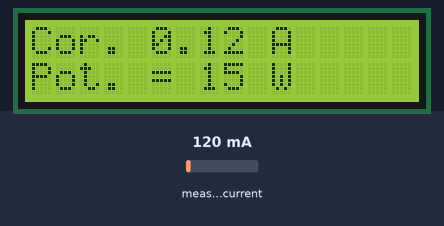
Bench run of a sketch on a simulated ESP32. Shown: 16×2 character LCD. The inputs (shaded band) are chosen by the test bench; at power-on: measured current 120 mA.

Above: at 2.2 s.
2.3 s: measured current set to 40 mA
At 3.1 s:
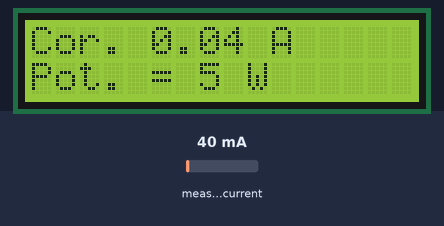
3.9 s: measured current set to 500 mA
At 5.8 s:
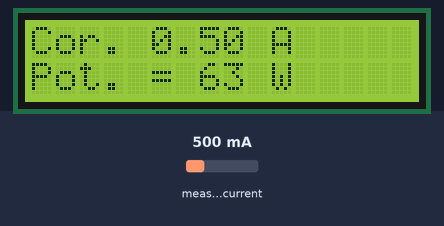
6.1 s: measured current set to 1000 mA
At 7.5 s:
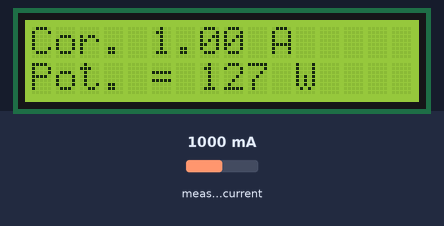
Timing chart, 0 to 9.1 s (numbered marks = the images above; inputs shaded):
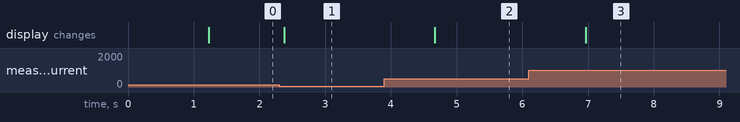

The sketch:

EmonlibTeste.ino
```cpp
#include <LiquidCrystal_I2C.h>
#include "EmonLib.h"

LiquidCrystal_I2C LCD = LiquidCrystal_I2C(0x27, 16, 2);
EnergyMonitor SCT013;

int pinSCT = 15;
int tensao =127;
int potencia;
int a =0;


void setup() {
  Serial.begin(115200);
  SCT013.current(pinSCT, 90.90);
  LCD.init();
  LCD.backlight();
  LCD.setCursor(0, 0);
  LCD.print("Ola Mundo");
  LCD.setCursor(0, 1);
  LCD.print("Univesp ");

 delay(1000);

}

void loop() {
  double Irms = SCT013.calcIrms(1024);
  potencia = Irms * tensao;
  LCD.clear();
  LCD.setCursor(0,0);
  LCD.print ("Cor. ");
  LCD.print(Irms);
  LCD.print(" A");


  LCD.setCursor(0,1);
  LCD.print("Pot. = ");
  LCD.print(potencia);
  LCD.print(" W");
  delay(1000);
}
```

Measured:
- after the input at 2.3 s, the display: changes after 0.08 s (image 1)
- after the input at 3.9 s, the display: changes after 0.77 s (image 2)
- after the input at 6.1 s, the display: changes after 0.87 s (image 3)
